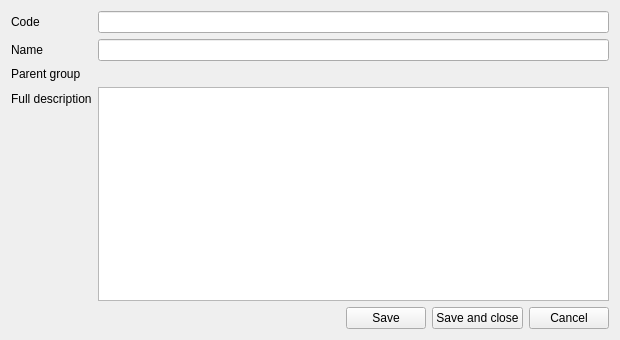
<?xml version="1.0" encoding="UTF-8"?>
<ui version="4.0">
 <class>NomenclatureGroupForm</class>
 <widget class="QWidget" name="NomenclatureGroupForm">
  <property name="geometry">
   <rect>
    <x>0</x>
    <y>0</y>
    <width>620</width>
    <height>340</height>
   </rect>
  </property>
  <property name="windowTitle">
   <string>Nomenclature group</string>
  </property>
  <layout class="QVBoxLayout" name="verticalLayout">
   <item>
    <layout class="QFormLayout" name="formLayout">
     <item row="0" column="0">
      <widget class="QLabel" name="codeLabel">
       <property name="text">
        <string>Code</string>
       </property>
      </widget>
     </item>
     <item row="0" column="1">
      <widget class="QLineEdit" name="codeLineEdit"/>
     </item>
     <item row="1" column="0">
      <widget class="QLabel" name="nameLabel">
       <property name="text">
        <string>Name</string>
       </property>
      </widget>
     </item>
     <item row="1" column="1">
      <widget class="QLineEdit" name="nameLineEdit"/>
     </item>
     <item row="2" column="0">
      <widget class="QLabel" name="parentLabel">
       <property name="text">
        <string>Parent group</string>
       </property>
      </widget>
     </item>
     <item row="2" column="1">
      <widget class="SC::UI::Widgets::UniversalReferenceWidget" name="parentReferenceWidget">
       <property name="referenceKey">
        <string>nomenclature_parent</string>
       </property>
       <property name="choiceFormType">
        <number>7</number>
       </property>
       <property name="required">
        <bool>false</bool>
       </property>
       <property name="allowedNodeKinds">
        <number>1</number>
       </property>
      </widget>
     </item>
     <item row="3" column="0">
      <widget class="QLabel" name="fullDescriptionLabel">
       <property name="text">
        <string>Full description</string>
       </property>
      </widget>
     </item>
     <item row="3" column="1">
      <widget class="QPlainTextEdit" name="fullDescriptionPlainTextEdit"/>
     </item>
    </layout>
   </item>
   <item>
    <layout class="QHBoxLayout" name="buttonsLayout">
     <item>
      <spacer name="horizontalSpacer">
       <property name="orientation">
        <enum>Qt::Horizontal</enum>
       </property>
       <property name="sizeHint" stdset="0">
        <size>
         <width>40</width>
         <height>20</height>
        </size>
       </property>
      </spacer>
     </item>
     <item>
      <widget class="QPushButton" name="saveButton">
       <property name="text">
        <string>Save</string>
       </property>
      </widget>
     </item>
     <item>
      <widget class="QPushButton" name="saveAndCloseButton">
       <property name="text">
        <string>Save and close</string>
       </property>
      </widget>
     </item>
     <item>
      <widget class="QPushButton" name="cancelButton">
       <property name="text">
        <string>Cancel</string>
       </property>
      </widget>
     </item>
    </layout>
   </item>
  </layout>
 </widget>
 <customwidgets>
  <customwidget>
   <class>SC::UI::Widgets::UniversalReferenceWidget</class>
   <extends>QWidget</extends>
   <header>ui/widgets/UniversalReferenceWidget.h</header>
  </customwidget>
 </customwidgets>
 <resources/>
 <connections/>
</ui>
